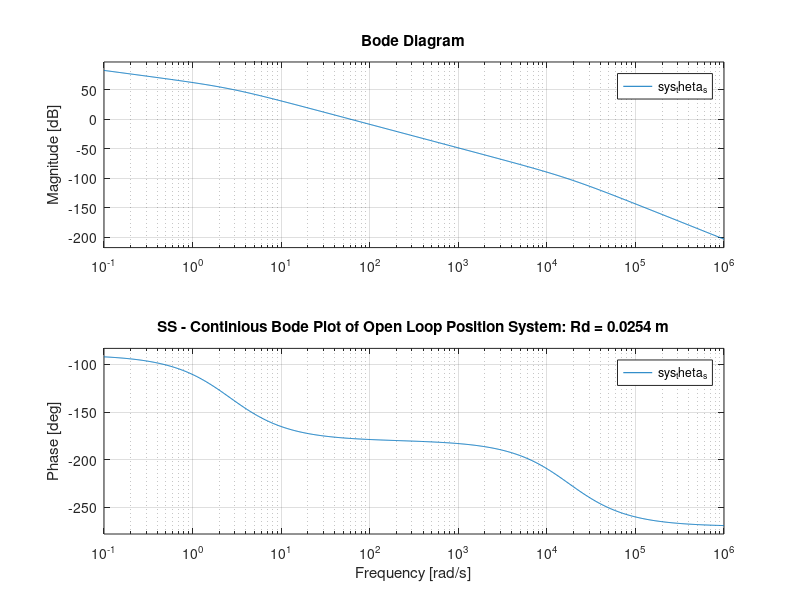
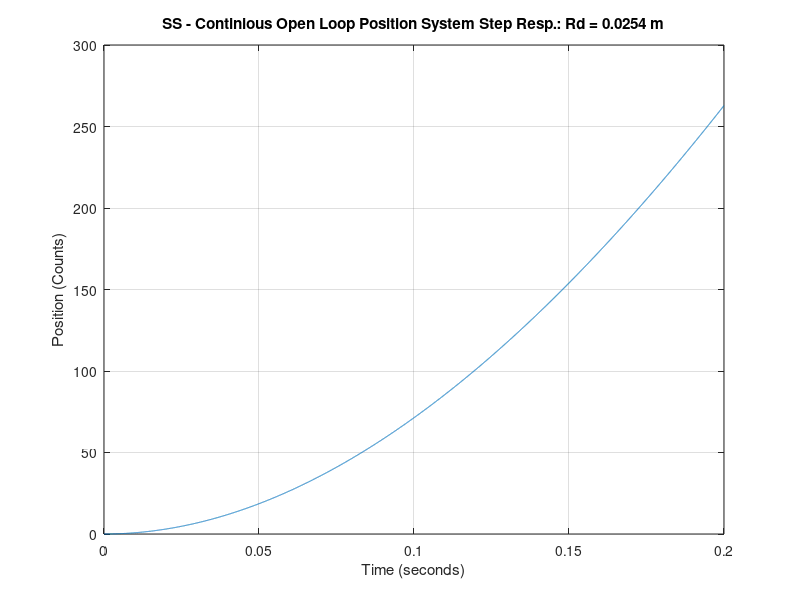
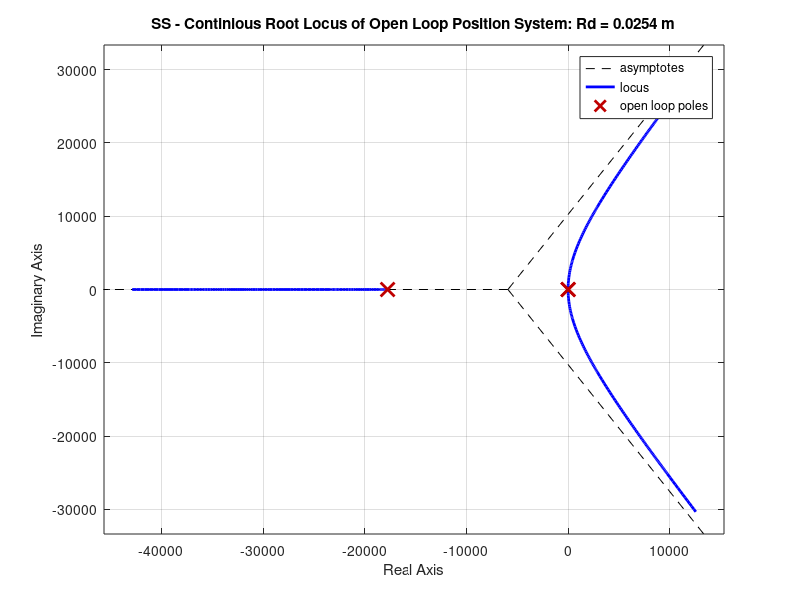

These figures' MATLAB source, in order: (Note: this script raises an error after producing the figures.)
clear all; close all;
echo  on
% This M-File simulates a State Space Model for a DC Brush motor & Inertia Disk
% For:   Professor Neil Duffie - M.E. Dept.
%        Professor William Sethares - ECE 717
% This Project replaces both Midterm and Final Exams for ECE717
% Written by Erick L. Oberstar
% oberstar@cae.wisc.edu
%
% Fall 2002

% Create a state space model for the Maxom motor system with various inertial wheels.

format long

% Physics Constants
rho_Al = 2.702 * 1000   % Density of aluminum g/cm^3 * 1kg/1000g * 1.0e6cm^3*1m^3 = (kg/m^3)

% Servo Amplifier Parameters
Ka = 4                  % Voltage Gain set by potentiometer on servo amplifier brick

% Maxon A-Max 26 Model 110953 
% Motor Parameters

Kt = 28.3 / 1000        % Motor Torque Constant mNm/A / 1000 = Nm/A
Kb = 1/(337 * (2*pi/60))% Motor Back EMF (Speed) Constant 1/((rpm/V) * (2*pi/60)) = (volt-sec)/radian
Ja = 10.6 * 1.0e-007    % Motor Armature Intertia (g*cm^2) *(1m^2/10000cm^2)*(1kg/1000g) = kg-m^2
b = 5.8e-006            % Motors Viscous damping Coefficient (kg-m2/sec)
% b = 1.8e-005            % Motors Viscous damping Coefficient (kg-m2/sec)
% b = 0                   % Motors Viscous damping Coefficient (kg-m2/sec)
% Ra = 17.9               % Motor Armature Resistance (Terminal Resistance) (Ohms)
% Ra = 18.3               % Actual Motor Armature Resistance (Terminal Resistance) (Ohms) (Measured)
Ra = 30               % Actual Motor Armature Resistance (Terminal Resistance) (Ohms) (Measured)
La = 1.69 / 1000        % Motor Armature Inductance (Terminal Inductance) mH / 1000 = H (Henrys)


% Load Parameters
rho = rho_Al            % Density of load disk (Aluminum)(kg/m^3)
h = 0.25 * 2.54/100     % Thickness of Load Disk (in * 2.54cm/in * 1m/100cm )= m
% rd = (3.0/2) * 2.54/100 % 3" Radius of Load Disk (in * 2.54cm/1in * 1m/100cm )= m
% rd = (2.5/2) * 2.54/100 % 2.5" Radius of Load Disk (in * 2.54cm/1in * 1m/100cm )= m
rd = (2.0/2) * 2.54/100 % 2" Radius of Load Disk (in * 2.54cm/1in * 1m/100cm )= m
% rd = 0                 % No disk
Jl = (rho*pi*h*rd^4)/2  % Load Inertia (1/2 Mass*radius^2) (kg/m^3*m*m^4 = kg-m^2)

% System Parameters
Jt = Ja + Jl            % System Inertia - Assume a simple rigidly coupled motor & 
                        % load (no shaft dynamics)
CPR = 2000              % Counts Per Armature Revolution Quadrature Decoded                        
K_enc = CPR/(2*pi)      % Encoder Gain Counts/Radian
% K_enc = CPR      % Encoder Gain Counts/Rev

DA_SPN = 10             % Voltage Span of D/A Converter
DA_RES = 8              % Bits of DAC Resolution
K_da = DA_SPN/(2^DA_RES)% D/A converter gain


%Controller Parameters
SR = 300                % Sampling rate for Discrete system (Hz)
Ts = 1/SR               % Sampling period for Discrete system (Sec)
stepsize = 10           % # of Revolutions for Step 


% Since D/A converter & encoder are treated as gain factors they
% can just be included in the continious state space model.
A_theta_s = [-Ra/La 0 -Kb/La; 0 0 1; Kt/Jt 0 -b/Jt]
B_theta_s = [K_da*Ka/La; 0; 0]
C_theta_s = [0 K_enc 0]
D_theta_s = 0

echo off
% Check to see if the system is controllable and observable 
% if not - I'd be wasting my time.
Ctrl_theta_s = ctrb(A_theta_s,B_theta_s)
if rank(Ctrl_theta_s) == min(size(Ctrl_theta_s))
    disp('Controllable');
else
     disp('Uncontrollable');
end
Obs_theta_s = obsv(A_theta_s,C_theta_s)
if rank(Obs_theta_s) == min(size(Obs_theta_s))
    disp('Observable');
else
    disp('Unobservable');
end

% Just check to make sure the state space model is the same as the tf model
% generated by the Laplace method
[num_theta_s,den_theta_s] = ss2tf(A_theta_s, B_theta_s, C_theta_s, D_theta_s)
TF_theta_s = tf(num_theta_s,den_theta_s)
[z p k] = ss2zp(A_theta_s, B_theta_s, C_theta_s, D_theta_s)
ZPK_theta_s = zpk(z,p,k)

% Make a continious SS object
sys_theta_s = ss(A_theta_s, B_theta_s, C_theta_s, D_theta_s)

echo on

% The Velocity system for the motor and disk only (no dac/enc gains)
A_omega_s = [-Ra/La -Kb/La; Kt/Jt -b/Jt]
B_omega_s = [Ka/La; 0]
C_omega_s = [0 1]
D_omega_s = 0

echo off

[num_omega_s,den_omega_s] = ss2tf(A_omega_s, B_omega_s, C_omega_s, D_omega_s)

%sys_omega_s = tf(num_omega_s,den_omega_s)
sys_omega_s = ss(A_omega_s, B_omega_s, C_omega_s, D_omega_s)

% Calculate the systems frequency response
i = 0;
i=i+1;
figure(i)
%freqs(nums,dens);
bode(sys_theta_s);
grid on
titlestring = ['SS - Continious Bode Plot of Open Loop Position System: Rd = ',num2str(rd),' m'];
title(titlestring);

i=i+1;
figure(i)
[theta,t] = step(sys_theta_s/(K_da*(2*pi))); % multiply by 1/(K_da*2*pi) make step 1V Step with units Counts
% subplot(2,1,1), 
plot(t,theta) % Theta is in units of counts
grid on
xlabel('Time (seconds)')
ylabel('Position (Counts)')
titlestring = ['SS - Continious Open Loop Position System Step Resp.: Rd = ',num2str(rd),' m'];
title(titlestring);


i=i+1;
figure(i)
rlocus(sys_theta_s);
titlestring = ['SS - Continious Root Locus of Open Loop Position System: Rd = ',num2str(rd),' m'];
title(titlestring);
sgrid(.5,0)
sigrid(10)


% Velocity form of Transfer function
zeros_omega_s = roots(num_omega_s)
poles_omega_s = roots(den_omega_s)
%[Av,Bv,Cv,Dv] = tf2ss(numvs,denvs)

% Calculate the systems frequency response
i=i+1;
figure(i)
bode(sys_omega_s)
grid on
titlestring = ['SS - Continious Bode Plot of Open Loop Velocity System: Rd = ',num2str(rd),' m'];
title(titlestring);

i=i+1;
figure(i)
%zgrid('new')
rlocus(sys_omega_s);
titlestring = ['SS - Continious Root Locus of Open Loop Velocity System: Rd = ',num2str(rd),' m'];
title(titlestring);

i=i+1;
figure(i)
[w,t] = step(sys_omega_s);
w = w*60/(2*pi);
plot(t,w)
xlabel('Time (seconds)')
ylabel('Velocity (Rev/Min)')
titlestring = ['SS - Continious Open Loop Angular Velocity Step Resp.: Rd = ',num2str(rd),' m'];
title(titlestring)
grid on



% Covert the Continious time model to the discrete time model
[A_theta_z,B_theta_z,C_theta_z,D_theta_z] = c2dm(A_theta_s,B_theta_s,C_theta_s,D_theta_s,Ts,'zoh') % Position Model
% Fix B, D & C matrices to include D/A Gain and Encoder Gain
% if below comment out these terms were added into the continious model
% B_theta_z = K_da *2000/2/pi* B_theta_z
% D_theta_z = K_da * D_theta_z
% C_theta_z = K_enc * C_theta_z

%[A_omega_d, B_omega_d, C_omega_d, D_omega_d] = c2dm(A_omega_s, B_omega_s, C_omega_s, D_omega_s,Ts,'zoh') % Velocity Model

if rank(ctrb(A_theta_z,B_theta_z))==size(ctrb(A_theta_z,B_theta_z))
    disp('SS - The Open Loop Discrete Position State Space form IS Controllable')
else
    disp('SS - The Open Loop Discrete Position State Space form is NOT Controllable')
end
if rank(obsv(A_theta_z,C_theta_z))==size(obsv(A_theta_z,C_theta_z))
    disp('SS - The Open Loop Discrete Position State Space form IS Observable')
else
    disp('SS - The Open Loop Discrete Position State Space form is NOT Observable')
end

NumPts = 3000;
% [x1]=dstep(A_theta_z,2*pi*B_theta_z,C_theta_z,2*pi*D_theta_z,1,NumPts); % multiply B&D by 2pi rad to make step 1 full rev &  not just 1 rad
[x1]=dstep(A_theta_z,B_theta_z,C_theta_z,D_theta_z,1,NumPts); % multiply B&D by 2pi rad to make step 1 full rev &  not just 1 rad

x2 = x1./(2*pi); % Convert Radians to Revs

t=0:Ts:(NumPts-1)*Ts;
i=i+1;
figure(i)
subplot(2,1,1),
stairs(t,x1)
grid on
xlabel('Time (seconds)')
ylabel('Position (Radians)')
titlestring = ['SS - Discrete Open Loop Position Stairstep Resp.: Rd = ',num2str(rd),' m'];
title(titlestring)

%i=i+1;
%figure(i)
subplot(2,1,2), 
stairs(t,x2)
grid on
xlabel('Time (seconds)')
ylabel('Position (Revs)')
titlestring = ['SS - Discrete Open Loop Position Stairstep Resp.: Rd = ',num2str(rd),' m'];
title(titlestring)

% Perform pole assignment by negative state feedback
% Poles from simplemodel.m with 2"disk & Kp = 0.01
p1 = 0.99550079422763 + 0.02006305837086i
p2 = 0.99550079422763 - 0.02006305837086i
p3 = -0.00000012130233 

% Do pole assignment using state feedback to achieve same respons as with
% the P controller
Kc=place(A_theta_z,B_theta_z,[p1,p2,p3]);
A_theta_z_bar = A_theta_z - B_theta_z*Kc;

i=i+1;
figure(i)
% Introduce the Reference Input
% Recall that we don't compare the output to the reference; instead we measure all the states, 
% multiply by the gain vector Kc, and then subtract this result from the reference. There is no 
% reason to expect that K*x will be equal to the desired output. To eliminate this problem, we 
% can scale the reference input to make it equal to K*x_steadystate. This scale factor is often 
% called Nbar - Nbar is calculated by using the function rscale(A,B,C,D,K)
% from the Controls Tutorials for Matlab web page at
% http://www.engin.umich.edu/group/ctm/extras/rscale.html

Nbar=rscale(A_theta_z,B_theta_z,C_theta_z,D_theta_z,Kc)

% Calculate the step response of the state feedback system
[y,t] = step(ss(A_theta_z - B_theta_z*Kc, Nbar* B_theta_z, C_theta_z, D_theta_z,Ts));
% plot(t,y/2/pi)
plot(t,y)
grid on
xlabel('Time (seconds)')
% ylabel('Position (Radians)')
ylabel('Position (Revs)')
titlestring = ['SS - Discrete State Feedback Position Step Resp. (Ref Input): Rd = ',num2str(rd),' m'];
title(titlestring);

CLsyszSS = ss(A_theta_z_bar, B_theta_z, C_theta_z, D_theta_z,Ts)
eig(A_theta_z - B_theta_z*Kc) %verify eigs were assigned as desired


% Observer Design

% Perform pole assignment for observer by negative state feedback methods
% Very Fast Observer Poles (relative to State Feedback pole assignments)
% These cause the state estimation error to go to zero rapidly
op1 = 0.5 + 0.0201i;
op2 = 0.5 - 0.0201i;
op3 = 0;

% Slower Observer Poles - only a little faster than the State Feedback pole assignments
% These cause the state estimation error to go to zero slower but before
% the state goes to zero
op1 = 0.9550079422763 + 0.02006305837086i
op2 = 0.9550079422763 - 0.02006305837086i
op3 = -0.00000012130233 

% Place the observer poles in a similar manner to state feedback assignment
L = place(A_theta_z',C_theta_z',[op1 op2 op3])'; 
eig(A_theta_z-L*C_theta_z) % check to see if they were assigned properly

% The full system with state feedback using the is:
% This form is from the Controls Tutorials for Matlab website:
% http://www.engin.umich.edu/group/ctm/state/state.html
% Atz = [A_theta_z - B_theta_z*Kc      zeros(size(A_theta_z))
%      L*C_theta_z - B_theta_z*Kc     A_theta_z - L*C_theta_z];
% Btz = [B_theta_z*Nbar 
%       B_theta_z*Nbar];
% Ctz = [   C_theta_z        zeros(size(C_theta_z))];
% Dtz = D_theta_z

% This representation from Linear System Theory and Design
% by CHI-TSONG CHEN, State University of New York, Stony Brook P.254
dimA = length(A_theta_z); % A_theta_z is square so this is ok
Atz = [A_theta_z - B_theta_z*Kc  -B_theta_z*Kc
       zeros(dimA,dimA)          A_theta_z - L*C_theta_z];
Btz = [B_theta_z*Nbar 
       zeros(size(B_theta_z))];
Ctz = [C_theta_z  zeros(size(C_theta_z))];
Dtz = D_theta_z

FullSys = ss(Atz,Btz,Ctz,Dtz,Ts)

% Compute Full State Feedback / Observer system  Step repsonse and compare to transfer function method
i=i+1;
figure(i)
[y,t] = step(FullSys);  % Units are Revolutions
y_counts = y*CPR;
subplot(2,1,1), plot(t,y)
grid on
% xlabel('Time (seconds)')
ylabel('Position (Revs)')
titlestring = ['SS - Discrete State Feedback w/ Observer Position Step Resp.: Rd = ',num2str(rd),' m'];
title(titlestring);

subplot(2,1,2), plot(t,y_counts)
grid on
xlabel('Time (seconds)')
ylabel('Position (Counts)')
% titlestring = ['SS - State Feedback w/ Observer Position Step Resp.: Rd = ',num2str(rd),' m'];
% title(titlestring);

% Simulate State, State Estimation & State Estimation Error Convergence
i=i+1;
figure(i)
x0 = [0 1 0];

legend_pos = 0;  
% 0 = Automatic "best" placement (least conflict with data)
% 1 = Upper right-hand corner (default)
% 2 = Upper left-hand corner
% 3 = Lower left-hand corner
% 4 = Lower right-hand corner
% -1 = To the right of the plot

% Simulate State Convergence
FullSys2 = ss(Atz,Btz/Nbar,Ctz,Dtz,Ts)
[Y,T,X] = lsim(FullSys,zeros(size(t)),t,[x0 x0]);
plot(t,X(:,(1:3)))
grid on
xlabel('Time (seconds)')
ylabel('States')
legend('x0','x1','x2',legend_pos)
titlestring = ['SS - State Convergence V.S. Time: Rd = ',num2str(rd),' m'];
title(titlestring);

% Simulate State Error Convergence
i=i+1;
figure(i)
plot(t,X(:,(4:6)))
grid on
xlabel('Time (seconds)')
ylabel('State Errors')
legend('e0','e1','e2',legend_pos)
titlestring = ['SS - State Observer Error V.S. Time: Rd = ',num2str(rd),' m'];
title(titlestring);

% Simulate State Estimation Convergence
i=i+1;
figure(i)
plot(t,X(:,(1:3))-X(:,(4:6)))
xlabel('Time (seconds)')
ylabel('Estimated States')
legend('xhat0','xhat1','xhat2',legend_pos)
grid on
titlestring = ['SS - Observer Estimated States V.S. Time: Rd = ',num2str(rd),' m'];
title(titlestring);

% All State, State Estimation & State Estimation Error Convergences on same
% plot
i=i+1;
figure(i)
plot(t,[X (X(:,(1:3))-X(:,(4:6)))])
grid on
xlabel('Time (seconds)')
ylabel('States/State Error/Estimated States')
legend('x0','x1','x2','xhat0','xhat1','xhat2','e0','e1','e2',legend_pos)
titlestring = ['SS - Controller/Observer States & Errors V.S. Time: Rd = ',num2str(rd),' m'];
title(titlestring);


% Calculate the systems frequency response
i = 0;
i=i+1;
figure(i)
%freqs(nums,dens);
bode(FullSys);
grid on
titlestring = ['SS - Discrete Bode Plot of Closed Loop SFB/Obs System: Rd = ',num2str(rd),' m'];
title(titlestring);
